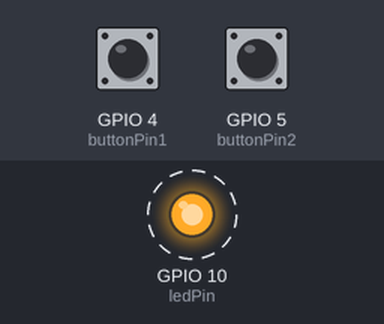
The program below on a simulated Seeed XIAO ESP32-C3. On the bench: output pins drawn as LEDs (lit = HIGH). Dashed ring = blinking. The test bench sets the inputs (shaded band); at power-on: GPIO 4 (buttonPin1) HIGH, GPIO 5 (buttonPin2) HIGH. What the program prints to the serial monitor is not drawn.

Above: at 0.2 s.
Timing chart, 0 to 3.0 s (numbered marks = the images above):
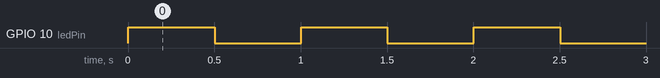

The program:

main.cpp
```cpp
/*
        _          _ ______ _____ _____
       (_)        | |  ____|  __ \_   _|
  _ __  ___  _____| | |__  | |  | || |
 | '_ \| \ \/ / _ \ |  __| | |  | || |
 | |_) | |>  <  __/ | |____| |__| || |_
 | .__/|_/_/\_\___|_|______|_____/_____|
 | |
 |_|

https://links.pixeledi.eu
FreeRTOS Semaphores | 11.2024
*/

#include <Arduino.h>

const int ledPin = D10;
const int buttonPin1 = D2;
const int buttonPin2 = D3;
SemaphoreHandle_t binarySemaphore;

void ledTask(void *pvParameters)
{
  while (true)
  {
    // auf das Semaphore warten
    if (xSemaphoreTake(binarySemaphore, portMAX_DELAY) == pdTRUE)
    {
      digitalWrite(ledPin, HIGH);
      vTaskDelay(pdMS_TO_TICKS(500));

      digitalWrite(ledPin, LOW);
      vTaskDelay(pdMS_TO_TICKS(500));


      Serial.println("LED Taks Ende");
    }
  }
}

void triggerTask1(void *pvParameters)
{
  while (true)
  {
    if (digitalRead(buttonPin1) == HIGH)
    {
      // semaphore freigeben
      Serial.println("button 1 clicked");
      xSemaphoreGive(binarySemaphore);
      delay(500);
    }
    vTaskDelay(pdMS_TO_TICKS(500));
  }
}

void triggerTask2(void *pvParameters)
{
  while (true)
  {
    if (digitalRead(buttonPin2) == HIGH)
    {
      // semaphore freigeben
      Serial.println("button 2 clicked");
      xSemaphoreGive(binarySemaphore);
      delay(500);
    }
    vTaskDelay(pdMS_TO_TICKS(500));
  }
}

void setup()
{
  Serial.begin(115200);
  pinMode(ledPin, OUTPUT);
  pinMode(buttonPin1, INPUT_PULLUP);
  pinMode(buttonPin2, INPUT_PULLUP);

  binarySemaphore = xSemaphoreCreateBinary();

  xTaskCreate(ledTask, "LED Task", 2048, NULL, 1, NULL);
  xTaskCreate(triggerTask1, "Trigger Task1", 2048, NULL, 1, NULL);
  xTaskCreate(triggerTask2, "Trigger Task2", 2048, NULL, 1, NULL);
}

void loop()
{
  // Im Loop nichts tun, alles läuft in den Tasks
}
```

Measured:
- by itself, GPIO 10 (ledPin): alternates HIGH for 0.50 s and LOW for 0.50 s
